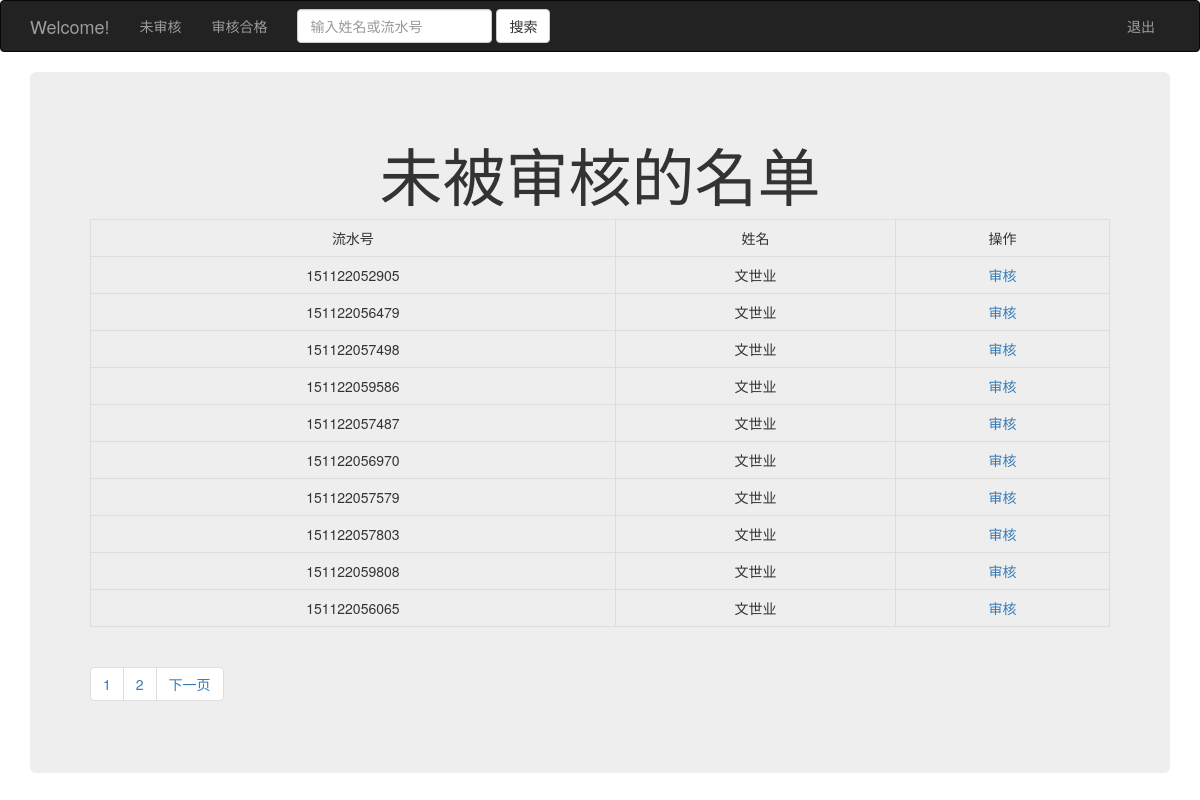
Page /Jiaoxiao/index.php/manager_controller/Nocheck on the committed database.
### tables this page shows
CREATE TABLE IF NOT EXISTS `student` (
  `id` int(11) NOT NULL AUTO_INCREMENT,
  `user_num` varchar(56) NOT NULL,
  `user_name` varchar(32) NOT NULL,
  `sex` char(4) NOT NULL,
  `birthday` date NOT NULL,
  `user_id` varchar(56) NOT NULL,
  `address` varchar(128) NOT NULL,
  `phone_number` varchar(24) NOT NULL,
  `original_car_type` varchar(24) DEFAULT NULL,
  `car_type` varchar(24) DEFAULT NULL,
  `start_time` date NOT NULL,
  `end_time` date NOT NULL,
  `graduation_certificate_num` varchar(128) NOT NULL,
  `issuing_date` date NOT NULL,
  `ischeck` tinyint(4) DEFAULT '0',
  `status` tinyint(4) NOT NULL,
  `photo` varchar(128) NOT NULL,
  PRIMARY KEY (`id`)
);

### Jiaoxiao/index.php (called while the page is built, shortened)
<?php
require_once BASEPATH.'core/CodeIgniter.php';

### Jiaoxiao/application/models/manager_model.php (called while the page is built, shortened)
<?php
	class Manager_model extends CI_Model{
		public function showNocheckMessage($offset,$pagesize){
			$sql="select * from student where ischeck=0 order by id desc limit $offset,$pagesize";
			$data=$this->db->query($sql);
			return $data->result_array();
		}
	}
?>

### Jiaoxiao/application/views/manager_view_body.php (the view)
<div class="container">
	<div class="jumbotron">
				<h1 class="text-center"><?php echo $tittle?></h1>
				<div class="table-responsive">
				  	<table class="table table-bordered table-hover" id="weishenhe">
				  		<tr>
				  			<td>流水号</td><td>姓名</td><td>操作</td>
				  		</tr>
				  		<?php foreach($list as $item):?>
				  			<tr>
				  				<td><?=$item['user_num']?></td><td><?=$item['user_name']?></td><td><a href="<?php echo $href.'/'.$item['user_num']?>"><?=$act?></a></td>
				  			</tr>
				  		<?php endforeach;?>
				  	</table>
				</div>
		<?php echo @$link ?>
	</div>
</div>

### Jiaoxiao/application/controllers/manager_controller.php (shortened to what this page needs)
<?php
	class Manager_controller extends CI_Controller{
		public function Nocheck(){
			$this->load->model('manager_model','manager');
			$this->load->model('check_model','check');
			$this->load->library('pagination');
			$this->load->helper('url');
			$pagesize=10;
			$total=$this->manager->getCount_nocheck();
			$config['base_url']=site_url('manager_controller/Nocheck');
			$config['total_rows']=$total[0]->cou;
			$config['per_page']=$pagesize;
			$config['next_link']='下一页';
			$config['prev_link']='上一页';
			$config['first_link']='首页';
			$config['last_link']='尾页';
			$config['full_tag_open']="<ul class='pagination'>";
			$config['full_tag_close']="</ul>";
			$config['prev_tag_open']='<li>';
			$config['prev_tag_close']='</li>';
			$config['next_tag_open']='<li>';
			$config['next_tag_close']='</li>';
			$config['first_tag_open']='<li>';
			$config['first_tag_close']='</li>';
			$config['last_tag_open']='<li>';
			$config['last_tag_close']='</li>';
			$config['num_tag_open']='<li>';
			$config['num_tag_close']='</li>';
			$config['cur_tag_open']='<li><a>';
			$config['cur_tag_close']='</a></li>';
			$offset=intval($this->uri->segment(3));
			$this->pagination->initialize($config);
			$list=$this->manager->showNocheckMessage($offset,$pagesize);
			$data['link']=$this->pagination->create_links();
			$data['tittle']="未被审核的名单";
			$data['list']=$list;
			$data['href']=site_url('check_controller/checked');
			$data['act']="审核";
			$this->load->view('manager_view_mheader_nocheck');
			$this->load->view('manager_view_body',$data);
			$this->load->view('manager_view_footer');
		}
	}
?>

### Jiaoxiao/application/views/manager_view_mheader_nocheck.php (shortened to what this page needs)
<!DOCTYPE html>
<html>
	<head>
		<link rel="stylesheet" type="text/css" href="http://cdn.bootcss.com/bootstrap/3.3.5/css/bootstrap.min.css" />
	</head>
	<body>
		<nav class="navbar navbar-inverse">
		    <div class="container">
			    <div class="navbar-header">
			      <a class='navbar-brand' >Welcome!</a>
			    </div>
			    <div class="collapse navbar-collapse" id="navbar">
				      <ul class="nav navbar-nav">
				        <li ><a href="<?php echo site_url('manager_controller/Nocheck')?>">未审核 <span class="sr-only">(current)</span></a></li>
				        <li ><a href="<?php echo site_url('manager_controller/Pass')?>">审核合格 <span class="sr-only">(current)</span></a></li>
						<form class="navbar-form navbar-left" method="post" role="search" action="<?php echo site_url('manager_controller/Nocheck')?>" enctype="multipart/form-data">
					        <div class="form-group">
					          <input type="text" class="form-control" name="KEYWORD" placeholder="输入姓名或流水号" required oninvalid="setCustomValidity('请输入姓名或者流水号');" oninput="setCustomValidity('');">
					        </div>
					        <button type="submit" class="btn btn-default">搜索</button>
				      	</form>
					</ul>
				    <ul class="nav navbar-nav navbar-right">
						<li><a href="<?php echo site_url('login_controller/Login') ?>">退出</a></li>
					</ul>
			    </div>
		    </div>
		</nav>

### Jiaoxiao/application/views/manager_view_footer.php (shortened to what this page needs)
	</body>
</html>

### Jiaoxiao/application/views/manager_view_mheader_nocheck.php (style rules this page uses)
.table,th { text-align: center; }

### rows in the picture
student: user_num "151122052905", user_name "文世业"
student: user_num "151122056479", user_name "文世业"
student: user_num "151122057498", user_name "文世业"
student: user_num "151122059586", user_name "文世业"
student: user_num "151122057487", user_name "文世业"
student: user_num "151122056970", user_name "文世业"
student: user_num "151122057579", user_name "文世业"
student: user_num "151122057803", user_name "文世业"
student: user_num "151122059808", user_name "文世业"
student: user_num "151122056065", user_name "文世业"

### other values in the picture
$tittle "未被审核的名单"
